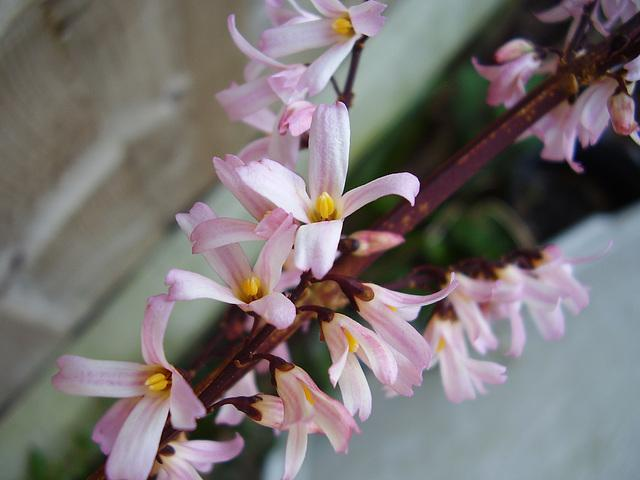
#> input picture python-code/opengl-learning/resources/images/f2.jpg, 640 x 480 px, found by its file name
$ jupyter execute '噪声概率密度分布函数-均匀分布.ipynb'   (shell and % lines are left out)
#> lines starting #> are read from the running program, lines starting #| are printed output that depends on the picture
# 噪声概率密度分布函数-均匀分布（Uniform Distribution）

在概率论和统计学中，均匀分布也叫矩形分布，它是对称概率分布，在相同长度间隔的分布概率是等可能的。 均匀分布由两个参数a和b定义，它们是数轴上的最小值和最大值，通常缩写为U（a，b）。

## 简介

在概率论和统计学中，均匀分布也叫矩形分布，它是对称概率分布，在相同长度间隔的分布概率是等可能的。 均匀分布由两个参数a和b定义，它们是数轴上的最小值和最大值，通常缩写为U（a，b）。

## 性质

### 概率密度函数

均匀分布的概率密度函数为：

在两个边界a和b处的f（x）的值通常是不重要的，因为它们不改变任何  $ f(x) {\rm d}x$的积分值。 概率密度函数有时为0，有时为 $\frac{1}{b-a}$。 在傅里叶分析的概念中，可以将f（a）或f（b）的值取为$\frac{1}{2(b-a)}$，因为这种均匀函数的许多积分变换的逆变换都是函数本身。

对于平均值μ和方差  ，概率密度可以写为：

### 分布函数

累积分布函数为：

它的逆是：

### 生成函数

力矩生成函数：

我们可以从中计算原始力矩$m_k$:

对于特殊情况a =-b，那么，

力矩生成函数的简单形式：

对于该分布的随机变量，期望值为$m_1$=$\frac{a+b}{2}$  ，方差为$m_2-m_1^2$ = $\frac{(b-a)^2} {12}$

## 属性

### 矩

一阶矩（均值）：

二阶中心矩（方差）：

也可以用期望来求：

### 统计量

令$X_1,\cdots,X_n$是服从于U(0,1)的样本。 令X(k)为该样本的第k次统计量。 那么X(k)的概率分布是参数为k和n-k+1的β分布。期望值是：

方差是：

### 均匀度

均匀分布的随机变量落在固定长度的任何间隔内的概率与区间本身的位置无关（但取决于间隔大小），只要间隔包含在分布的支持中即可。

为了看到这一点，如果X〜U（a，b）并且[x，x + d]是具有固定d> 0的[a，b]的子间隔，则

## 标准均匀分布
若a = 0并且b = 1，所得分布U(0,1)称为标准均匀分布。
标准均匀分布的一个有趣的属性是，如果u1具有标准均匀分布，那么1-u1也是如此。

## 相关分布

（1）如果X服从标准均匀分布，则通过逆变换方法，$Y=-\frac {1}{\gamma}\ln(X)$具有指数分布参数  。

（2）如果X服从标准均匀分布，则$Y = X^n$具有参数（1 / n，1）的β分布。

（3）如果X服从标准均匀分布，则Y = X也是具有参数（1,1）的β分布的特殊情况。

（4）两个独立的，均匀分布的总和产生对称的三角分布。

## 应用

统计学中，当使用p值作为简单零假设的检验统计量，并且检验统计量的分布是连续的，则如果零假设为真，则p值均匀分布在0和1之间。

### 从均匀分布抽样

运行仿真实验有很多应用。 许多编程语言能够生成根据标准均匀分布有效分布的伪随机数。

如果u是从标准均匀分布中采样的值，则如上所述，$a+(b-a)U$的值遵循由a和b参数化的均匀分布。

### 从任意分布抽样

均匀分布对于任意分布的采样是有用的。 一般的方法是使用目标随机变量的累积分布函数（CDF）的逆变换采样方法。 这种方法在理论工作中非常有用。 由于使用这种方法的模拟需要反转目标变量的CDF，所以已经设计了cdf未以封闭形式知道的情况的替代方法。 一种这样的方法是拒收抽样。

正态分布是逆变换方法效率不高的重要例子。 然而，有一个确切的方法，Box-Muller变换，它使用逆变换将两个独立的均匀随机变量转换成两个独立的正态分布随机变量。

### 量化误差

在模数转换中，发生量化误差。 该错误是由于四舍五入或截断。 当原始信号比一个最低有效位（LSB）大得多时，量化误差与信号不显着相关，并具有大致均匀的分布。 因此，RMS误差遵循该分布的方差。

## 实现代码如下：

[cell 1]
#coding:utf-8
import numpy as np
import cv2
import scipy
from scipy import linalg
import matplotlib.pyplot as plt

[cell 2]
src = cv2.cvtColor(cv2.imread('../datas/f2.jpg'),cv2.COLOR_BGR2RGB)

[cell 3]
def noise_uniform(M,N,a = 0,b = 1):
    R = a + (b - a) * np.random.randn(M,N)
    return R

[cell 4]
R = np.float32(src[:,:,0].copy())
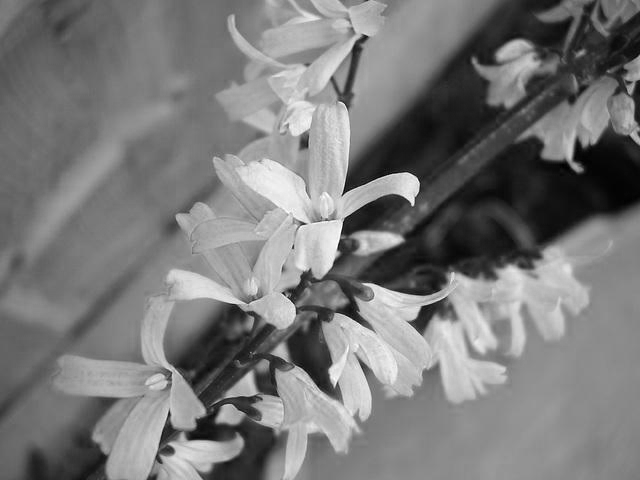
#> R: shape (480, 640) float32; min 0, max 255, mean 120.8
G = np.float32(src[:,:,1].copy())
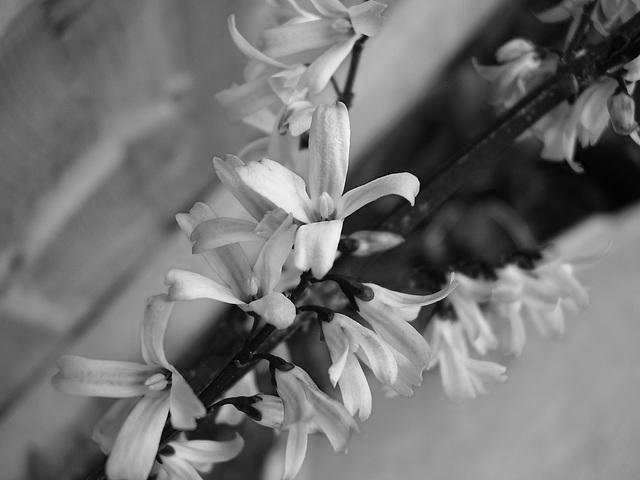
#> G: shape (480, 640) float32; min 0, max 249, mean 114.2
B = np.float32(src[:,:,2].copy())
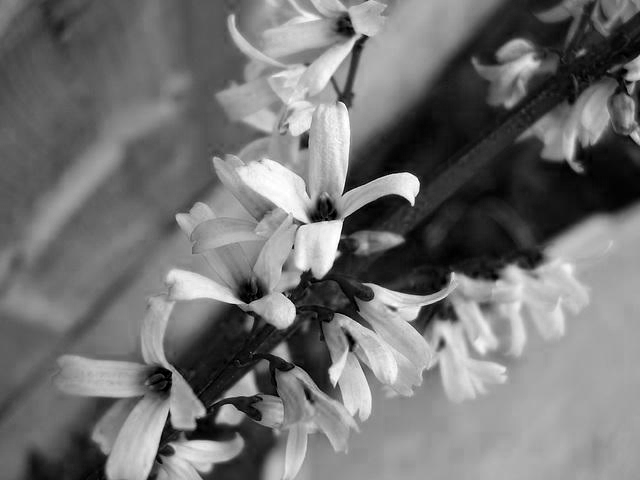
#> B: shape (480, 640) float32; min 0, max 255, mean 114.3

noise = noise_uniform(R.shape[0],R.shape[1],0,50)
R = R + noise
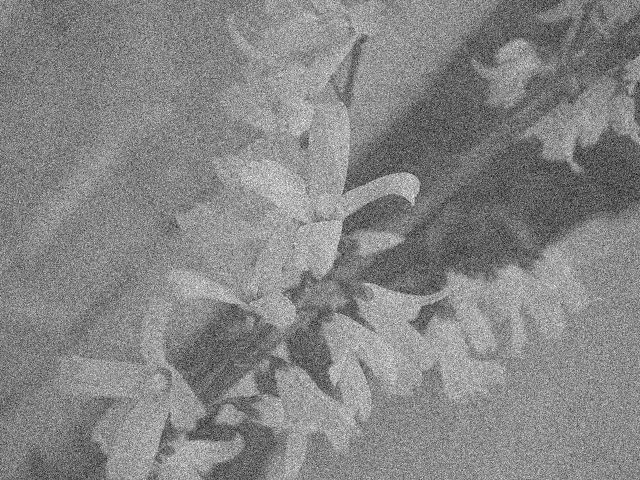
#> R: shape (480, 640) float64; min -198.6, max 411.1, mean 120.9; drawn with min black and max white
G = G + noise
B = B + noise
dst = np.zeros(src.shape,dtype=np.float32)
dst[:,:,0] = R
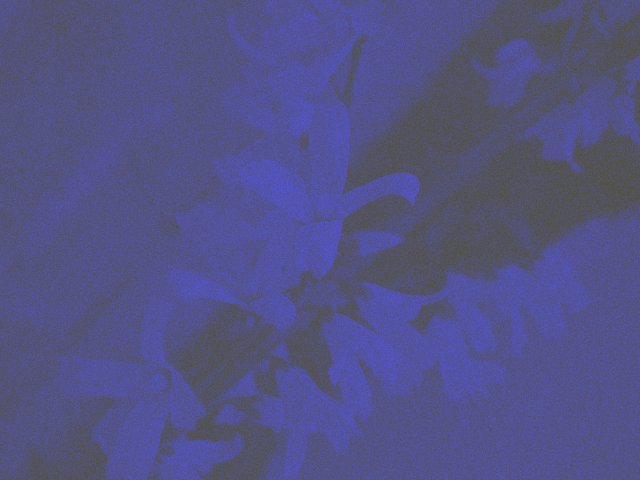
#> dst: shape (480, 640, 3) float32; mean of channels 0, 1, 2 120.9, 0, 0; drawn with min black and max white
dst[:,:,1] = G
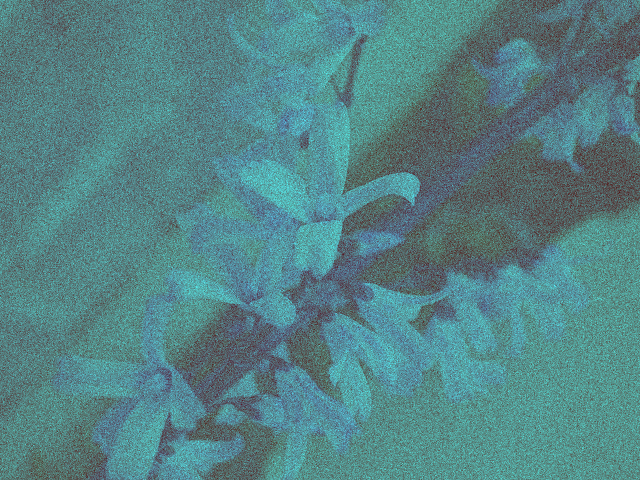
#> dst: shape (480, 640, 3) float32; mean of channels 0, 1, 2 120.9, 114.2, 0; drawn with min black and max white
dst[:,:,2] = B
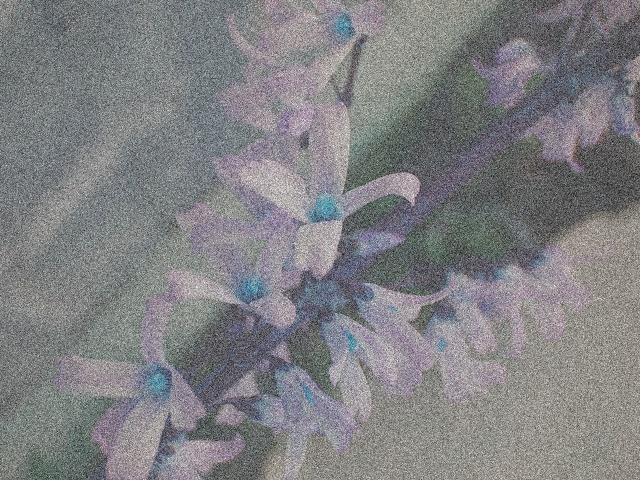
#> dst: shape (480, 640, 3) float32; mean of channels 0, 1, 2 120.9, 114.2, 114.4; drawn with min black and max white

[cell 5]
plt.imshow(src)
plt.title('SRC')

[cell 6]
plt.imshow(cv2.convertScaleAbs(dst))
plt.title('SRC + Uniform Distribution Noise')
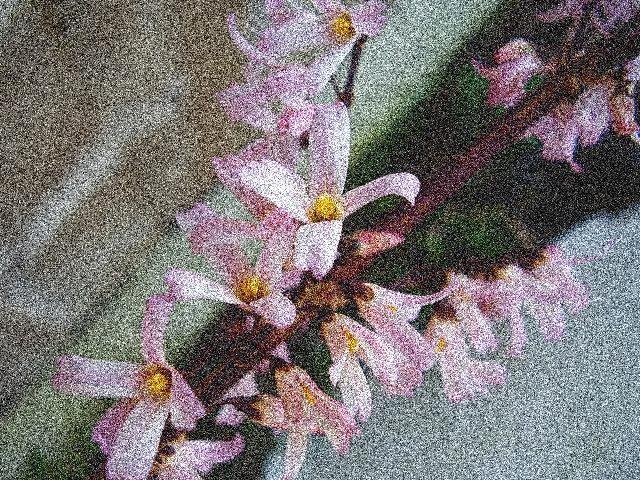
#> shown: shape (480, 640, 3); mean R, G, B 123.3, 117.6, 118.3

[cell 7]
plt.imshow(cv2.convertScaleAbs(noise),'gray')
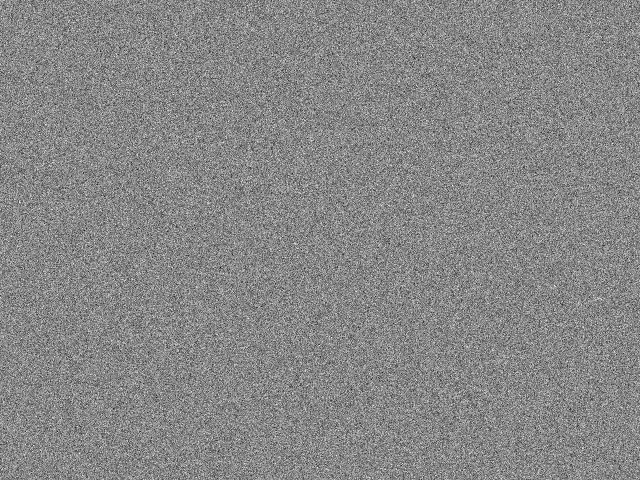
#> noise: shape (480, 640) float64; min -242.6, max 214.3, mean 0.1; drawn with min black and max white
plt.title('Noise')
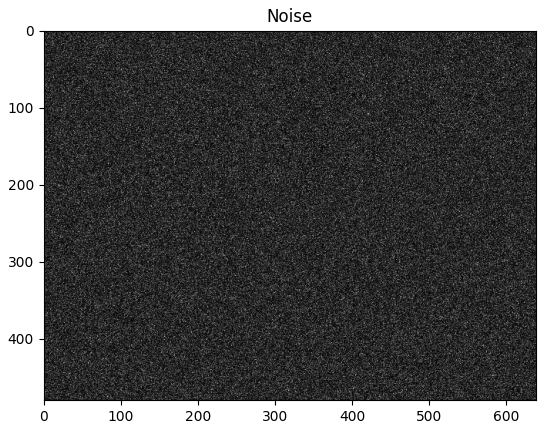
#> figure drawn by matplotlib, 1 panel

$ run again, with python-code/opengl-learning/resources/images/f1.jpg copied over python-code/opengl-learning/resources/images/f2.jpg
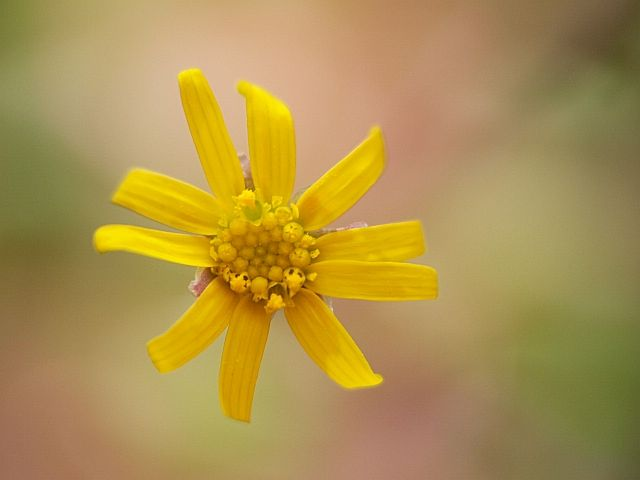
#> input picture python-code/opengl-learning/resources/images/f1.jpg, 640 x 480 px, found by its file name
#> `dst[:,:,2] = B`:
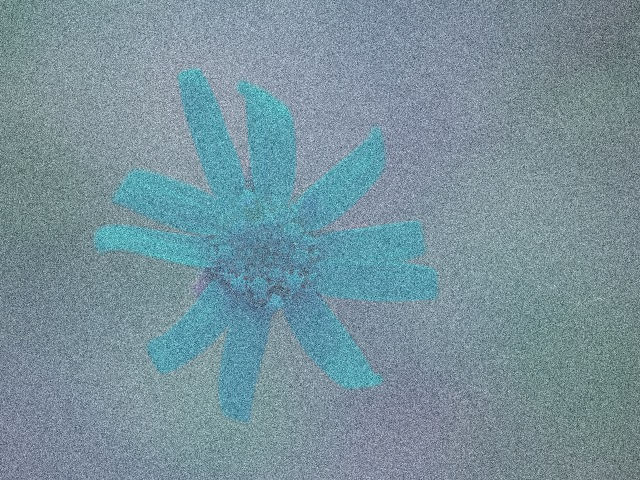
#> dst: shape (480, 640, 3) float32; mean of channels 0, 1, 2 173.3, 145.9, 78.8; drawn with min black and max white
#> `[cell 6] plt.imshow(cv2.convertScaleAbs(dst)) plt.title('SRC + Uniform..`:
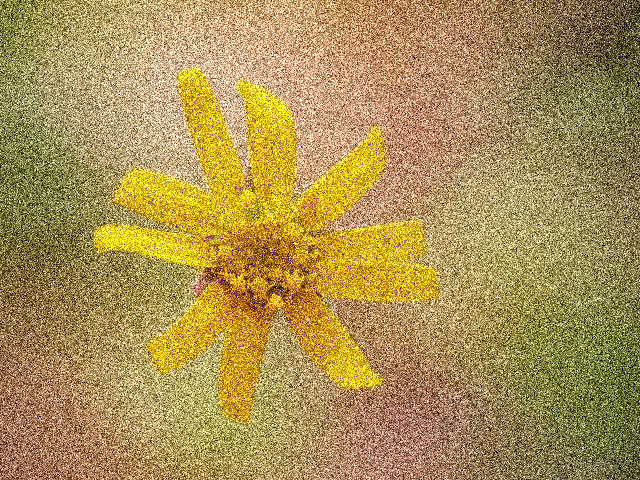
#> shown: shape (480, 640, 3); mean R, G, B 171.1, 145.4, 86.4

$ run again, with python-code/opengl-learning/resources/images/f3.jpg copied over python-code/opengl-learning/resources/images/f2.jpg
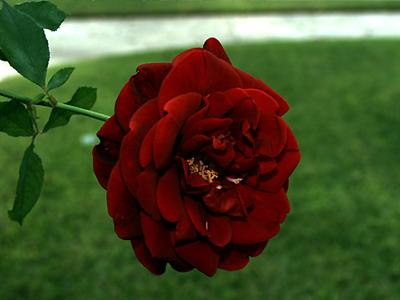
#> input picture python-code/opengl-learning/resources/images/f3.jpg, 400 x 300 px, found by its file name
#> `[cell 7] plt.imshow(cv2.convertScaleAbs(noise),'gray') plt.title('Nois..`:
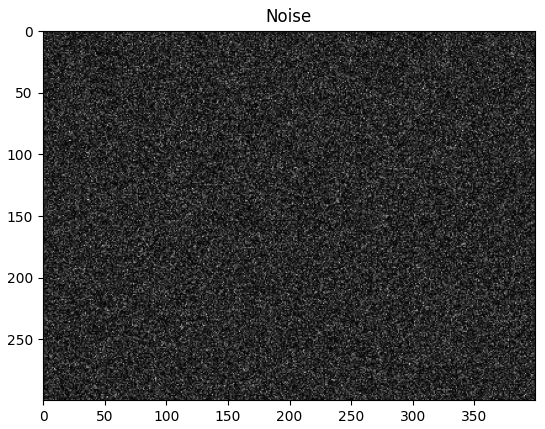
#> figure drawn by matplotlib, 1 panel
